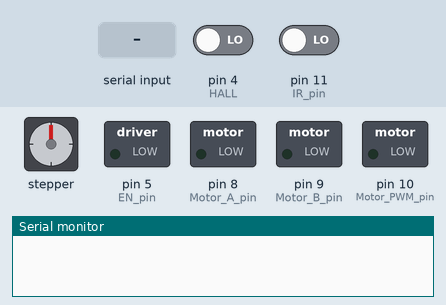
This sketch was run on a simulated Arduino Uno, built with avr-gcc and run on an emulated ATmega328P. Shown: stepper motor, switched loads named in the sketch (green lamp = pin HIGH), the last lines printed to the serial monitor. The inputs (shaded band) are chosen by the test bench; at power-on: pin 4 (HALL) LOW, pin 11 (IR_pin) LOW. Stepper angles assume 200 steps per turn.

Above: at 1.8 s.
1.9 s: "c" received over Serial
At 2.07 s:
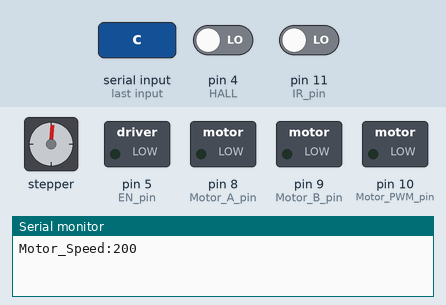
At 4.8 s:
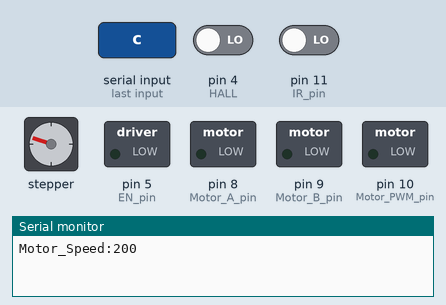
4.9 s: byte 53 ('5') received over Serial
7.9 s: "p" received over Serial
At 15.4 s:
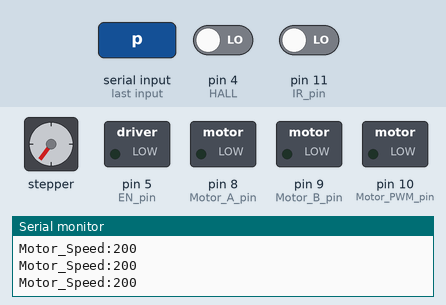
Timing chart, 0 to 22.2 s (numbered marks = the images above; inputs shaded):
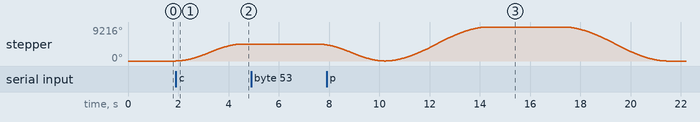

The sketch:

yolo_v1.ino
```cpp
/*
=============================================================================
【프로젝트】다중 모터 제어 시스템 - Serial 통신 기반 분산 제어
【버전】AR_yolo_1.ino (초기 버전)
【작성자】이현준
【작성일】2025년 초기

【프로젝트 개요】
라즈베리파이의 AI 인식 결과를 받아서 아두이노가 3가지 모터를 제어하는
분산 제어 시스템입니다.

【시스템 구성】
1. 상위 제어부: Raspberry Pi 4B (AI 영상인식)
   - YOLOv8으로 물품 분류 (캔, 병, 종이, 유리, 기타)

2. 중위 제어부: Arduino UNO R3 (이 파일)
   - Serial 통신으로 라즈베리파이로부터 신호 수신
   - 3가지 모터 제어 로직 실행

3. 하위 제어부: 모터 & 드라이버
   - DC모터 (L298N 드라이버): 컨베이어 구동
   - 스테핑모터 (TB6600 드라이버): 슬라이드 위치 이동
   - 서보모터: 분류함 개폐 (추가 예정)

【신호 정의】
라즈베리파이에서 수신하는 한 문자 신호:
- 'b': 플라스틱병 감지
- 'c': 캔 감지
- 'p': 종이 감지
- 'g': 유리 감지
- 'o': 기타/인식 불가능
- 'n': 초기화 신호

【개발 진행 사항】
v1: 기본 모터 제어 + Serial 통신 (이 파일)
v2: 버튼 추가, 모드 상태 관리 추가
v3: LCD 표시 추가, 카운팅 기능 추가 (최종 버전)

=============================================================================
*/

#include <AccelStepper.h>
#include <SoftwareSerial.h>

// ===== Serial 통신 설정 =====
SoftwareSerial btSerial(2, 3); // RX, TX (블루투스용 - 현재 사용 안 함)

// ===== 센서 핀 정의 =====
const int HALL = 4;        // 홀센서: 슬라이드 위치 감지 (초기 위치 감지용)
const int IR_pin = 11;     // 적외선 근접센서: 컨베이어 끝단에 물품 도착 감지

// ===== 스테핑모터 제어 핀 (TB6600 드라이버) =====
const int EN_pin  = 5;     // Enable: 모터 활성화
const int dir_pin  = 6;    // Direction: 회전 방향 제어
const int step_pin = 7;    // Step: 스텝 신호 (펄스)

// ===== DC모터 제어 핀 (L298N 드라이버) =====
const int Motor_A_pin  = 8;     // IN1: 방향 제어1
const int Motor_B_pin  = 9;     // IN2: 방향 제어2
const int Motor_PWM_pin = 10;   // ENA: PWM으로 속도 제어 (0~255)
int Motor_Speed = 200;          // 초기 모터 속도 (0~255)


// ===== 스테핑모터 각도 제어 값 =====
// TB6600 설정: 1/16 마이크로 스텝 → 3200펄스 = 90도 회전
// 계산: 360도 / 4개 분류함 = 90도씩 회전
// compartment[0] = 초기위치 (0도)
// compartment[1] = 플라스틱병 위치 (90도 = 2560펄스)
// compartment[2] = 캔 위치 (180도 = 5120펄스)
// compartment[3] = 종이 위치 (-90도 = -2560펄스)
// compartment[4] = 유리 위치 (-180도 = -5120펄스)
// compartment[5] = 기타/초기화 (0도)
int compartment[] = {0, 2560, 5120, -2560, -5120, 0};

int start_bt=0, mode_s=0;
int ir=0;

char bt;
char pidata;
int selected = 0; //default

//AccelStepper stepper(AccelStepper::DRIVER, step_pin, dir_pin);
AccelStepper stepper(1, step_pin, dir_pin);   // (Typeof driver: with 2 pins, STEP, DIR)

void setup()
{
  Serial.begin(9600);
  //piSerial.begin(9600);
  btSerial.begin(9600);

  pinMode(HALL, INPUT);
  pinMode(IR_pin, INPUT);

  pinMode(Motor_A_pin, OUTPUT);
  pinMode(Motor_B_pin, OUTPUT);

  pinMode(EN_pin,OUTPUT);
  digitalWrite(EN_pin, LOW); // 모터 on 시키기

  // stepper motor calibration
  stepper.setMaxSpeed(3000); // Set maximum speed value for the stepper
  stepper.setAcceleration(2000); // Set acceleration value for the stepper

  while(digitalRead(HALL)){
      stepper.setSpeed(-400); // Set the current position to 0 steps
      stepper.runSpeed();
  }
  delay(100);
  stepper.setCurrentPosition(0);
  //end of stepper motor calibration


  digitalWrite(Motor_A_pin, LOW);
  digitalWrite(Motor_B_pin, LOW);
  analogWrite(Motor_PWM_pin, 0);

  delay(500);
}

void loop()
{


  if (Serial.available()) {

    pidata=Serial.read();

    if(pidata=='b'){
      selected=0;
    }
    if(pidata=='c'){
      selected=1;
    }
    if(pidata=='p'){
      selected=2;
    }
    if(pidata=='g'){
      selected=3;
    }
    if(pidata=='o'){
      selected=4;
    }
    if(pidata=='n'){
      mode_s=0;
      //selected=5;
    }

    if(pidata=='1'){
      Motor_Stop();
      //selected=5;
    }
    if(pidata=='2'){
      forward();
      //selected=5;
    }
    if(pidata=='3'){
      Motor_Speed=Motor_Speed+5;
    }
    if(pidata=='4'){
      Motor_Speed=Motor_Speed-5;
    }
    if(pidata=='5'){
      mode_s=3;
    }

    Serial.print( "Motor_Speed:" );
    Serial.println( Motor_Speed );

    pidata='a';
  }


  if(mode_s==3){
    while(digitalRead(IR_pin)==HIGH){
        forward();
        ir=digitalRead(IR_pin);
        Serial.print( "ir:" );
        Serial.println( ir );
    }
    Motor_Stop();
    mode_s=0;
  }

  if(mode_s==0){
    selected=5;
    stepper.moveTo(compartment[selected]);
    stepper.runToPosition();
    mode_s=1;
  }


  if((mode_s==1)&&(selected==5)){

  ///////////////////////////////////////////////
/*
    if(Front_Sensor <= 38){
      delay(2000);
      Serial.print("C");
      mode_s=2;
    }
*/
///////////////////////////////////////////////
    delay(50);
/*
    btSerial.print("S");
    if(Front_Sensor>=10)btSerial.print(Front_Sensor);
    else{
      btSerial.print("0");
      btSerial.print(Front_Sensor);
    }
    if(Bottle_Sensor>=10)btSerial.print(Bottle_Sensor);
    else{
      btSerial.print("0");
      btSerial.print(Bottle_Sensor);
    }
    if(Glass_Sensor>=10)btSerial.print(Glass_Sensor);
    else{
      btSerial.print("0");
      btSerial.print(Glass_Sensor);
    }
    if(Paper_Sensor>=10)btSerial.print(Paper_Sensor);
    else{
      btSerial.print("0");
      btSerial.print(Paper_Sensor);
    }
    if(Can_Sensor>=10)btSerial.print(Can_Sensor);
    else{
      btSerial.print("0");
      btSerial.print(Can_Sensor);
    }
  */
    stepper.moveTo(compartment[selected]);
    stepper.runToPosition();

  }


 // if Bottle selected
  if (selected == 0){
      stepper.moveTo(compartment[selected]);
      stepper.runToPosition();
      selected=5;
      mode_s=1;
      delay(3000);
    }
    // if GLASS selected
  else if (selected == 1){
      stepper.moveTo(compartment[selected]);
      stepper.runToPosition();
      selected=5;
      mode_s=1;
      delay(3000);
  }
    // if PAPER selecte
  else if (selected == 2){
      stepper.moveTo(compartment[selected]);
      stepper.runToPosition();
      selected=5;
      mode_s=1;
      delay(3000);
  }
 // if CAN selected
  else if (selected == 3){
      stepper.moveTo(compartment[selected]);
      stepper.runToPosition();
      selected=5;
      mode_s=1;
      delay(3000);
  }
  else if (selected == 4){
      stepper.moveTo(compartment[selected]);
      stepper.runToPosition();
      selected=5;
      mode_s=1;
      delay(3000);
  }

  else {
      //no statement
  }

  //main end
}


void forward()
{
  digitalWrite(Motor_A_pin, HIGH);
  digitalWrite(Motor_B_pin, LOW);
  analogWrite(Motor_PWM_pin, Motor_Speed);
}
void Motor_Stop()
{
  digitalWrite(Motor_A_pin, LOW);
  digitalWrite(Motor_B_pin, LOW);
  analogWrite(Motor_PWM_pin, 0);
}
```

Measured:
- after the input at 1.9 s, stepper: keeps turning clockwise at about 1741°/s, starting at once
